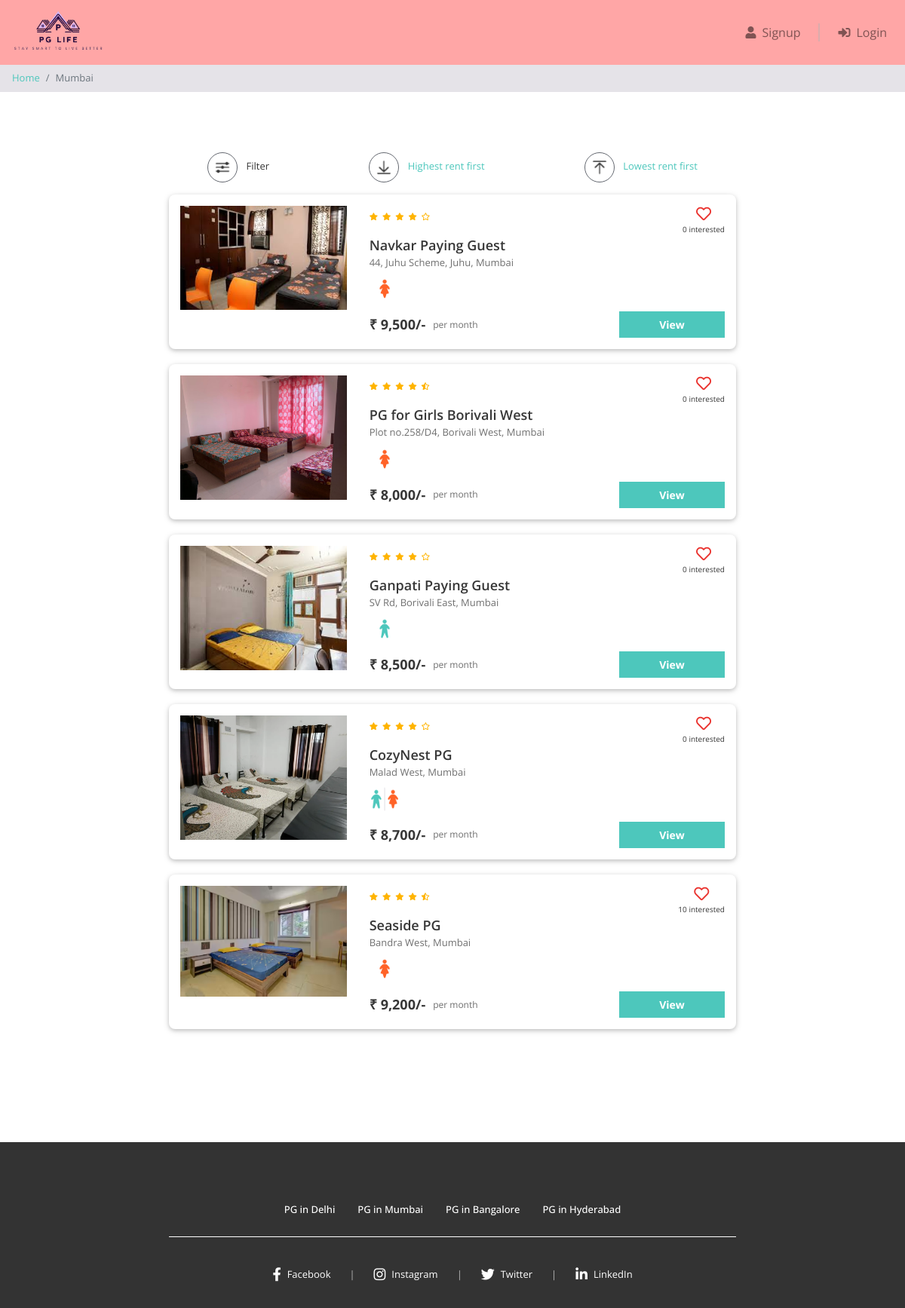
/property_list.php?city=Mumbai, run on the app's committed database.
### tables this page shows
CREATE TABLE properties (
  id INT NOT NULL AUTO_INCREMENT,
  city_id INT NOT NULL,
  name VARCHAR(100) NOT NULL,
  address VARCHAR(255) NOT NULL,
  description LONGTEXT NOT NULL,
  gender ENUM('male', 'female', 'unisex') NOT NULL,
  rent INT NOT NULL,
  rating_clean FLOAT(2,1) NOT NULL,
  rating_food FLOAT(2,1) NOT NULL,
  rating_safety FLOAT(2,1) NOT NULL,
  PRIMARY KEY(id),
  FOREIGN KEY(city_id) REFERENCES cities(id)
);

### property_list.php (the view, shortened to what this page needs)
<?php
require "includes/database_connect.php";
$city_name = $_GET["city"];
$gender_filter = $_GET['gender'] ?? '';
$sql_1 = "SELECT * FROM cities WHERE name = '$city_name'";
$result_1 = mysqli_query($conn, $sql_1);
$city = mysqli_fetch_assoc($result_1);
$city_id = $city['id'];
$sql_2 = "SELECT * FROM properties WHERE city_id = $city_id";
$result_2 = mysqli_query($conn, $sql_2);
$properties = mysqli_fetch_all($result_2, MYSQLI_ASSOC);
$sql_3 = "SELECT *
            FROM interested_users_properties iup
            INNER JOIN properties p ON iup.property_id = p.id
            WHERE p.city_id = $city_id";
$result_3 = mysqli_query($conn, $sql_3);
$interested_users_properties = mysqli_fetch_all($result_3, MYSQLI_ASSOC);
?>
<!DOCTYPE html>
<html lang="en">
<head>
    <?php include "includes/head_links.php"; ?>
    <link href="css/property_list.css" rel="stylesheet" />
</head>
<body>
    <?php include "includes/header.php"; ?>
    <nav aria-label="breadcrumb">
        <ol class="breadcrumb py-2">
            <li class="breadcrumb-item"><a href="index.php">Home</a></li>
            <li class="breadcrumb-item active" aria-current="page"><?php echo $city_name; ?></li>
        </ol>
    </nav>
    <div class="page-container">
        <div class="filter-bar row justify-content-around">
            <div class="col-auto" data-toggle="modal" data-target="#filter-modal">
                <img src="img/filter.png" alt="filter" />
                <span>Filter</span>
            </div>
            <div class="col-auto">
                <a href="property_list.php?city=<?= $city_name ?>&sort=high<?= $gender_filter ? '&gender=' . $gender_filter : '' ?>">
                    <img src="img/desc.png" alt="sort-desc" />
                    <span>Highest rent first</span>
                </a>
            </div>
            <div class="col-auto">
                <a href="property_list.php?city=<?= $city_name ?>&sort=low<?= $gender_filter ? '&gender=' . $gender_filter : '' ?>">
                    <img src="img/asc.png" alt="sort-asc" />
                    <span>Lowest rent first</span>
                </a>
            </div>
        </div>
        <?php
        foreach ($properties as $property) {
            $property_images = glob("img/properties/" . $property['id'] . "/*");
        ?>
            <div class="property-card property-id-<?= $property['id'] ?> row">
                <div class="image-container col-md-4">
                    <img src="<?= $property_images[0] ?>" />
                </div>
                <div class="content-container col-md-8">
                    <div class="row no-gutters justify-content-between">
                        <?php
                        $total_rating = round(($property['rating_clean'] + $property['rating_food'] + $property['rating_safety']) / 3, 1);
                        ?>
                        <div class="star-container" title="<?= $total_rating ?>">
                            <?php
                            for ($i = 0; $i < 5; $i++) {
                                if ($total_rating >= $i + 0.8) {
                                    echo '<i class="fas fa-star"></i>';
                                } elseif ($total_rating >= $i + 0.3) {
                                    echo '<i class="fas fa-star-half-alt"></i>';
                                } else {
                                    echo '<i class="far fa-star"></i>';
                                }
                            }
                            ?>
                        </div>
                        <div class="interested-container">
                            <?php
                            $interested_users_count = 0;
                            $is_interested = false;
                            foreach ($interested_users_properties as $iup) {
                                if ($iup['property_id'] == $property['id']) {
                                    $interested_users_count++;
                                }
                            }
                            ?>
                            <i class="is-interested-image <?= $is_interested ? 'fas' : 'far' ?> fa-heart" property_id="<?= $property['id'] ?>"></i>
                            <div class="interested-text">
                                <span class="interested-user-count"><?= $interested_users_count ?></span> interested
                            </div>
                        </div>
                    </div>
                    <div class="detail-container">
                        <div class="property-name"><?= $property['name'] ?></div>
                        <div class="property-address"><?= $property['address'] ?></div>
                        <div class="property-gender">
                            <img src="img/<?= $property['gender'] ?>.png" />
                        </div>
                    </div>
                    <div class="row no-gutters">
                        <div class="rent-container col-6">
                            <div class="rent">₹ <?= number_format($property['rent']) ?>/-</div>
                            <div class="rent-unit">per month</div>
                        </div>
                        <div class="button-container col-6">
                            <a href="property_detail.php?property_id=<?= $property['id'] ?>" class="btn btn-primary">View</a>
                        </div>
                    </div>
                </div>
            </div>
        <?php } ?>
    </div>
    <?php
    include "includes/footer.php";
    ?>
</body>
</html>

### css/common.css (style rules this page uses)
* { box-sizing: border-box; font-family: 'Open Sans', sans-serif; }
body.light-theme { color: #373737; font-size: 16px; position: relative; }
body.light-theme .btn-primary, body.light-theme .btn-warning, body.light-theme .btn-danger { color: white; font-weight: bold; }
body.light-theme .breadcrumb { background-color: #e5e3e8; font-size: 13px; border-radius: 0px; margin-bottom: 0px; }
.page-container { max-width: 800px; padding: 80px 24px; margin: auto; }

### css/property_list.css (style rules this page uses)
.filter-bar > div { cursor: pointer; font-size: 13px; text-align: center; margin-bottom: 16px; }
.filter-bar img { width: 40px; height: 40px; border-radius: 40px; border: 1px solid #646870; padding: 6px; margin-right: 8px; }
body.light-theme .property-card { background-color: #ffffff; color: #373737; border-radius: 8px; padding: 15px 0; margin: 0 auto 20px; box-shadow: 0 2px 5px rgba(0, 0, 0, 0.16), 0 2px 10px rgba(0, 0, 0, 0.12); }
.image-container { text-align: center; }
.image-container img { width: 100%; max-width: 300px; }
.star-container i { color: #ffb400 !important; font-size: 10px; margin-right: 6px; }
.interested-container { text-align: center; }
.interested-container i { color: #EA322E; font-size: 20px; cursor: pointer; }
.interested-text { font-size: 10px; }
.detail-container { padding-bottom: 10px; }
.property-name { font-size: 18px; font-weight: 600; }
body.light-theme .property-address { color: #6f6f6f; font-size: 13px; padding-bottom: 5px; }
.property-gender img { width: 40px; }
.rent-container { display: flex; align-items: center; }
.rent { font-size: 18px; font-weight: bold; padding-right: 10px; }
body.light-theme .rent-unit { color: #6f6f6f; font-size: 12px; }
.button-container .btn { font-size: 14px; border-radius: 0; width: 140px; float: right; }

### data on the page
properties: shows a picture, interested_users_count "0", name "Navkar Paying Guest", address "44, Juhu Scheme, Juhu, Mumbai", gender (picture), rent "9,500"
properties: shows a picture, interested_users_count "0", name "PG for Girls Borivali West", address "Plot no.258/D4, Borivali West, Mumbai", gender (picture), rent "8,000"
properties: shows a picture, interested_users_count "0", name "Ganpati Paying Guest", address "SV Rd, Borivali East, Mumbai", gender (picture), rent "8,500"
properties: shows a picture, interested_users_count "0", name "CozyNest PG", address "Malad West, Mumbai", gender (picture), rent "8,700"
properties: shows a picture, interested_users_count "10", name "Seaside PG", address "Bandra West, Mumbai", gender (picture), rent "9,200"

### other printed values
$city_name "Mumbai"
